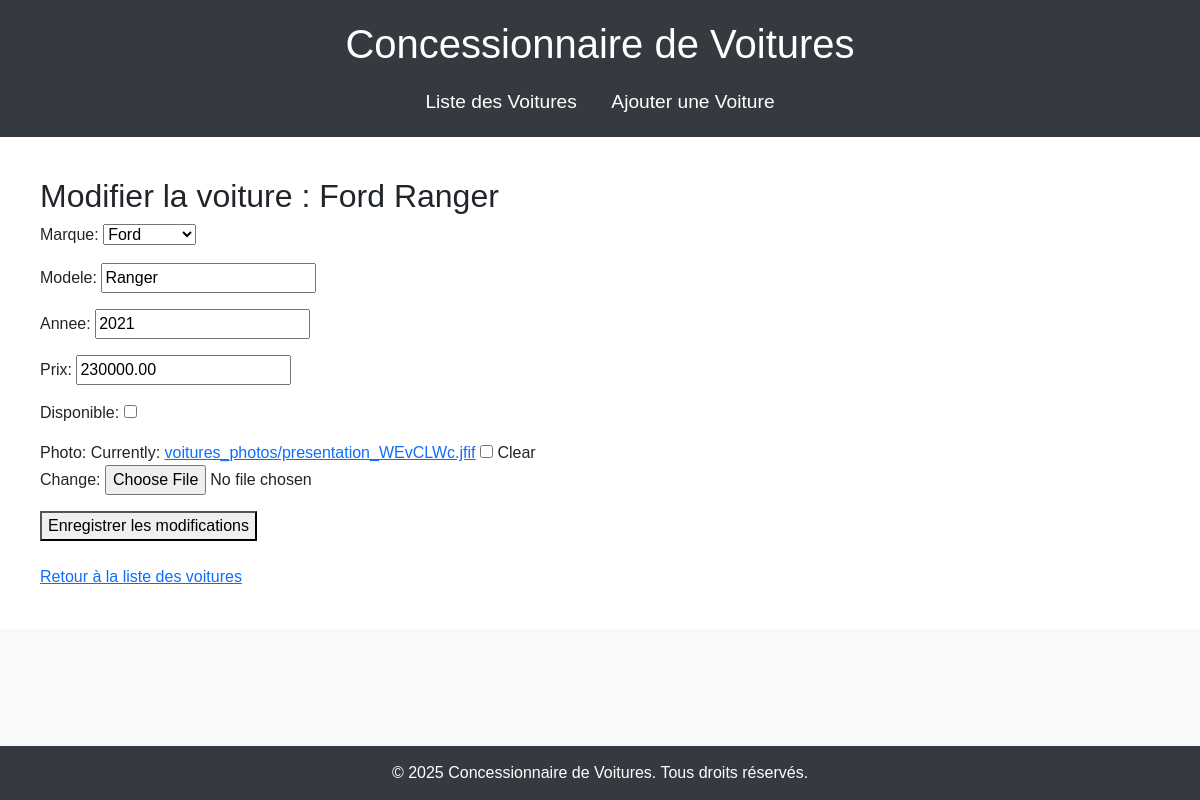
Page /voitures/modifier_voiture/7/ on the committed database.
### voitures/models.py (models this page shows, shortened)
class Voiture(models.Model):
    marque = models.ForeignKey(Marque, on_delete=models.CASCADE)
    modele = models.CharField(max_length=100)
    annee = models.IntegerField()
    prix = models.DecimalField(max_digits=10, decimal_places=2)
    disponible = models.BooleanField(default=True)
    photo = models.ImageField(upload_to='voitures_photos/', null=True, blank=True)

class Marque(models.Model):
    nom = models.CharField(max_length=100)
    def __str__(self):
        return self.nom

### backend/views.py (the view)
# urls.py: path('voitures/modifier_voiture/<int:id>/', views.modifier_voiture, name='modifier_voiture'),
def modifier_voiture(request, id):
    voiture = get_object_or_404(Voiture, id=id)
    if request.method == 'POST':
        form = VoitureForm(request.POST, request.FILES, instance=voiture)
        if form.is_valid():
            form.save()
            return redirect('liste_voitures')
    else:
        form = VoitureForm(instance=voiture)
    return render(request, 'voitures/modifier_voiture.html', {'form': form, 'voiture': voiture})

### voitures/forms.py
class VoitureForm(forms.ModelForm):
    class Meta:
        model = Voiture
        fields = ['marque', 'modele', 'annee', 'prix', 'disponible', 'photo']
        widgets = {
            'marque': forms.Select(),
            'modele': forms.TextInput(attrs={'placeholder': 'Ex: Modèle de voiture'}),
            'annee': forms.NumberInput(attrs={'placeholder': 'Ex: 2020'}),
            'prix': forms.NumberInput(attrs={'placeholder': 'Ex: 25000'}),
            'disponible': forms.CheckboxInput(),
            'photo': forms.ClearableFileInput(attrs={'accept': 'image/*'}),
        }

### voitures/templates/Voitures/modifier_voiture.html (shortened to what this page needs)
<!DOCTYPE html>
<html lang="en">
<head>
</head>
<body>
    {% extends 'base_generic.html' %}
{% block content %}
  <h2>Modifier la voiture : {{ voiture.marque }} {{ voiture.modele }}</h2>
  <form method="POST" enctype="multipart/form-data">
    {{ form.as_p }}
    <button type="submit">Enregistrer les modifications</button>
  </form>
  <br>
  <a href="{% url 'liste_voitures' %}">Retour à la liste des voitures</a>
{% endblock %}

### voitures/templates/base_generic.html (style rules this page uses)
body { font-family: 'Arial', sans-serif; margin: 0; padding: 0; background-color: #f8f9fa; }

### rows in the picture
Voiture: marque "Ford", modele "Ranger", annee "2021", prix "230000.00"
